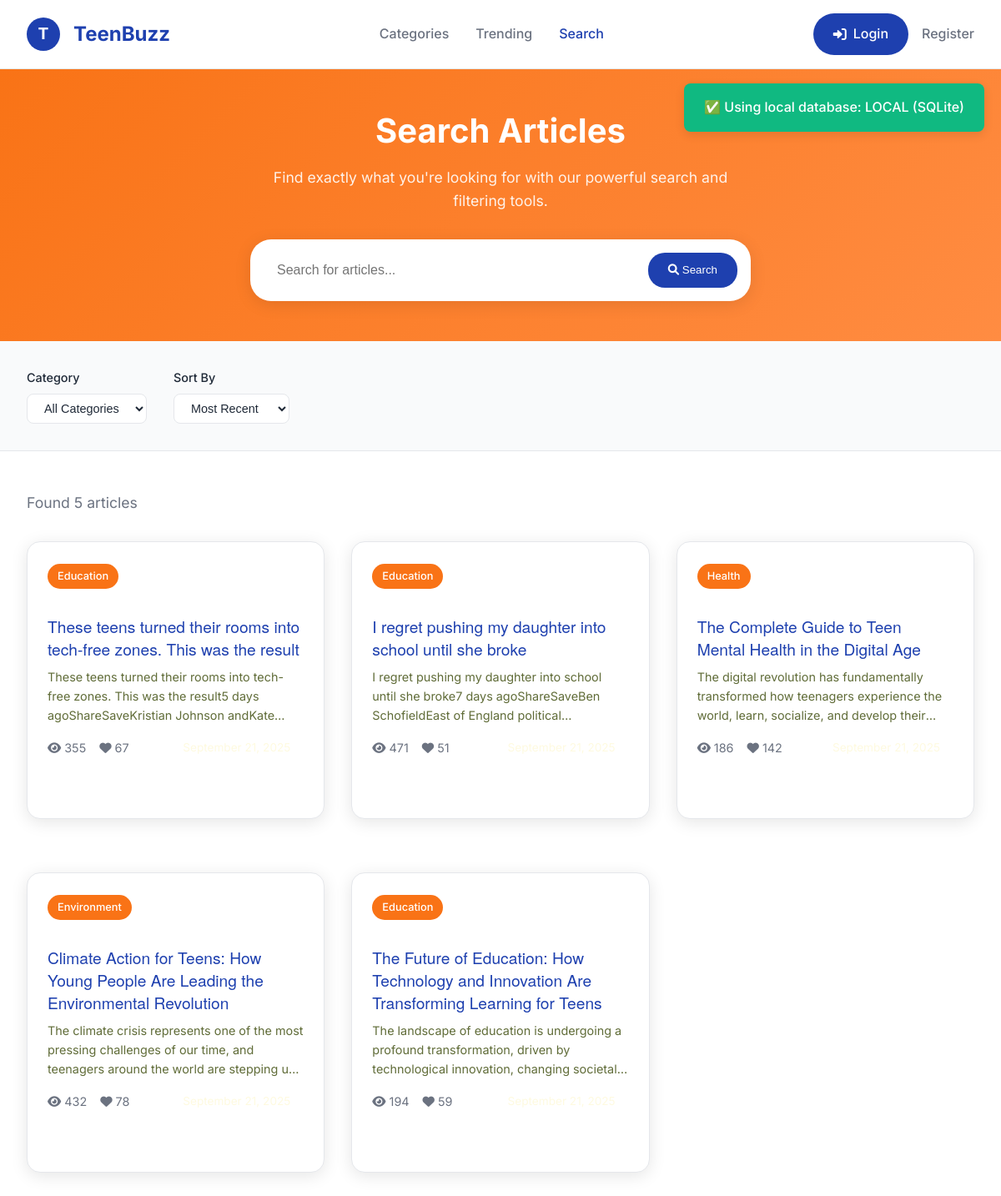
Screenshot of /search with the database file from the repository.
### tables this page shows
CREATE TABLE articles (
            id INTEGER PRIMARY KEY AUTOINCREMENT,
            headline TEXT NOT NULL,
            content TEXT NOT NULL,
            category TEXT NOT NULL,
            source TEXT,
            url TEXT,
            created_at TIMESTAMP DEFAULT CURRENT_TIMESTAMP,
            updated_at TIMESTAMP DEFAULT CURRENT_TIMESTAMP,
            drawn_by_user_id TEXT,
            publish_date DATE,
            tags TEXT,
            views INTEGER DEFAULT 0,
            likes INTEGER DEFAULT 0,
            FOREIGN KEY (drawn_by_user_id) REFERENCES users(id)
        );

### app_with_auth.py (the view, shortened to what this page needs)
@app.route('/search')
def search_articles():
    query = request.args.get('q', '')
    category = request.args.get('category', '')
    try:
        articles = get_articles_from_db(limit=20)
        print(f"DEBUG: Found {len(articles)} articles from database")
        flash(f'✅ Using local database: {get_database_status()}', 'success')
        if category:
            articles = [a for a in articles if a.get('category') == category]
        return render_template('search.html',
                             articles=articles,
                             query=query,
                             category=category,
                             total_results=len(articles),
                             format_date=format_date)
    except Exception as e:
        print(f"Error in search route: {e}")
        return render_template('search.html', articles=[], query=query, category=category, format_date=format_date)

### app_with_auth.py (called while the page is built)
def format_date(date_string):
    try:
        if isinstance(date_string, str):
            date_obj = datetime.fromisoformat(date_string.replace('Z', '+00:00'))
        else:
            date_obj = date_string
        return date_obj.strftime('%B %d, %Y')
    except:
        return 'Recent'

def get_articles_from_db(limit=20):
    try:
        db = get_database()
        if not db:
            return []
        articles = db.select('articles', limit=limit)
        return articles
    except Exception as e:
        print(f"Error fetching articles: {e}")
        return []

@app.context_processor
def inject_user():
    return {
        'current_user': get_current_user(),
        'is_authenticated': is_authenticated(),
        'is_admin': is_admin()
    }

### auth_system_enhanced.py (called while the page is built, shortened)
def get_current_user():
    return auth_manager.get_current_user()

def is_authenticated():
    return auth_manager.is_authenticated()

def is_admin():
    return auth_manager.is_admin()

    def get_current_user(self):
        if not session.get('is_authenticated'):
            return None

    def is_authenticated(self):
        return session.get('is_authenticated', False)

    def is_admin(self):
        return session.get('is_admin', False)

### database_manager.py (called while the page is built, shortened)
def get_database():
    toggle = DatabaseToggle()
    return toggle.get_database()

def get_database_status():
    toggle = DatabaseToggle()
    return toggle.get_status()

    def connect(self):
        self.conn = sqlite3.connect(self.db_path)
        self.conn.row_factory = sqlite3.Row  # Enable column access by name
        return self

    def execute_query(self, query: str, params: tuple = ()) -> List[Dict[str, Any]]:
        if not self.conn:
            self.connect()
        cursor = self.conn.cursor()
        cursor.execute(query, params)
        columns = [description[0] for description in cursor.description] if cursor.description else []
        results = [dict(zip(columns, row)) for row in cursor.fetchall()]
        self.conn.commit()
        return results

    def select(self, table: str, columns: str = '*', where: str = '', params: tuple = (), limit: int = None) -> List[Dict[str, Any]]:
        query = f"SELECT {columns} FROM {table}"
        if where:
            query += f" WHERE {where}"
        if limit:
            query += f" LIMIT {limit}"
        return self.execute_query(query, params)

    def load_config(self):
        if os.path.exists(self.config_file):
            with open(self.config_file, 'r') as f:
                self.config = json.load(f)

### templates/search.html (shortened to what this page needs)
{% extends "base.html" %}
{% block content %}
    <section class="search-hero">
        <div class="container">
            <h1>Search Articles</h1>
            <p>Find exactly what you're looking for with our powerful search and filtering tools.</p>
            <form action="{{ url_for('search_articles') }}" method="GET" class="search-form">
                <input type="text" name="q" placeholder="Search for articles..." value="{{ query or '' }}">
                <button type="submit">
                    <i class="fas fa-search"></i>
                    Search
                </button>
            </form>
        </div>
    </section>
    <section class="filters-section">
        <div class="filters-container">
            <div class="filter-group">
                <label class="filter-label">Category</label>
                <select class="filter-select" onchange="filterByCategory(this.value)">
                    <option value="">All Categories</option>
                </select>
            </div>
            <div class="filter-group">
                <label class="filter-label">Sort By</label>
                <select class="filter-select" onchange="sortResults(this.value)">
                    <option value="recent">Most Recent</option>
                </select>
            </div>
        </div>
    </section>
    <section class="results-section">
        <div class="results-header">
            <div class="results-count">
                {% if articles %}
                    Found {{ total_results or articles|length }} article{{ 's' if (total_results or articles|length) != 1 else '' }}
                {% else %}
                    No articles found
                {% endif %}
            </div>
        </div>
        {% if articles %}
            <div class="articles-grid">
                {% for article in articles %}
                <article class="article-card">
                    <div class="article-content">
                        <span class="article-category">{{ article.category }}</span>
                        <h3 class="article-title">
                            <a href="{{ url_for('view_article', article_id=article.id) }}" class="read-more">
                                {{ article.headline }}
                            </a>
                        </h3>
                        <p class="article-excerpt">
                            {{ article.content[:150] }}{% if article.content|length > 150 %}...{% endif %}
                        </p>
                        <div class="article-meta">
                            <div class="article-stats">
                                <div class="stat">
                                    <i class="fas fa-eye"></i>
                                    <span>{{ article.views or 0 }}</span>
                                </div>
                                <div class="stat">
                                    <i class="fas fa-heart"></i>
                                    <span>{{ article.likes or 0 }}</span>
                                </div>
                            </div>
                            <div class="article-date">
                            </div>
                        </div>
                    </div>
                </article>
                {% endfor %}
            </div>
        {% endif %}
    </section>
{% endblock %}

### static/css/style.css (style rules this page uses)
:root { --primary-color: #606c38; --secondary-color: #283618; --bg-primary: #fefae0; --accent-color: #dda15e; --highlight-color: #bc6c25; --text-primary: #283618; --text-secondary: #606c38; --text-light: #fefae0; --success-color: #28a745; --danger-color: #dc3545; --warning-color: #ffc107; --info-color: #17a2b8; --shadow-light: 0 2px 10px rgba(0,0,0,0.1); --shadow-medium: 0 4px 20px rgba(0,0,0,0.15); --shadow-heavy: 0 8px 30px rgba(0,0,0,0.2); --border-radius: 16px; --border-radius-small: 10px; --transition: all 0.3s ease; }
* { margin: 0; padding: 0; box-sizing: border-box; }
body { font-family: 'Helvetica Neue', Helvetica, Arial, sans-serif; line-height: 1.6; color: var(--text-primary); background-color: var(--bg-primary); }
.container { max-width: 1200px; margin: 0 auto; padding: 0 20px; }
h1, h2, h3, h4 { font-weight: 600; line-height: 1.3; }
h1 { font-size: 2.5rem; }
h3 { font-size: 1.5rem; }
.articles-grid { display: grid; grid-template-columns: repeat(auto-fit, minmax(300px, 1fr)); gap: 2rem; margin-bottom: 3rem; }
.article-card, .trending-card { background: var(--bg-primary); border-radius: var(--border-radius); box-shadow: var(--shadow-light); overflow: hidden; margin-bottom: 2rem; }
.article-card h3, .trending-card h3 { font-family: 'Helvetica Neue', Helvetica, Arial, sans-serif; font-size: 1.2rem; color: var(--primary-color); margin: 1rem 0 0.5rem 0; font-weight: 700; }
.article-card p, .trending-card p { display: none; }
.article-meta { display: flex; gap: 1rem; margin-bottom: 1rem; flex-wrap: wrap; }
.article-category { background: var(--primary-color); color: white; padding: 4px 12px; border-radius: 20px; font-size: 0.8rem; font-weight: 500; }
.article-date, .article-source { color: var(--text-light); font-size: 0.85rem; margin-right: 1rem; }
.article-card .article-excerpt { color: var(--text-secondary); font-size: 0.9rem; line-height: 1.6; display: -webkit-box; -webkit-line-clamp: 3; -webkit-box-orient: vertical; overflow: hidden; }
.article-content { font-size: 1.1rem; line-height: 1.7; margin-bottom: 2rem; }

### rows the page displays
articles: category "Education", headline "These teens turned their rooms into tech-free zones. This was the result", content "These teens turned their rooms into tech-free zones. This was the result5 days agoShareSaveKristian Johnson…", views "355", likes "67"
articles: category "Education", headline "I regret pushing my daughter into school until she broke", content "I regret pushing my daughter into school until she broke7 days agoShareSaveBen SchofieldEast of England…", views "471", likes "51"
articles: category "Health", headline "The Complete Guide to Teen Mental Health in the Digital Age", content "The digital revolution has fundamentally transformed how teenagers experience the world, learn, socialize, and develop…", views "186", likes "142"
articles: category "Environment", headline "Climate Action for Teens: How Young People Are Leading the Environmental Revolution", content "The climate crisis represents one of the most pressing challenges of our time, and teenagers around the world are stepping…", views "432", likes "78"
articles: category "Education", headline "The Future of Education: How Technology and Innovation Are Transforming Learning for Teens", content "The landscape of education is undergoing a profound transformation, driven by technological innovation, changing…", views "194", likes "59"

### other values shown
{{ message }} "✅ Using local database: LOCAL (SQLite)"
{{ total_results or articles|length }} "5"
{{ 's' if (total_results or articles|length) != 1 else '' }} "s"
